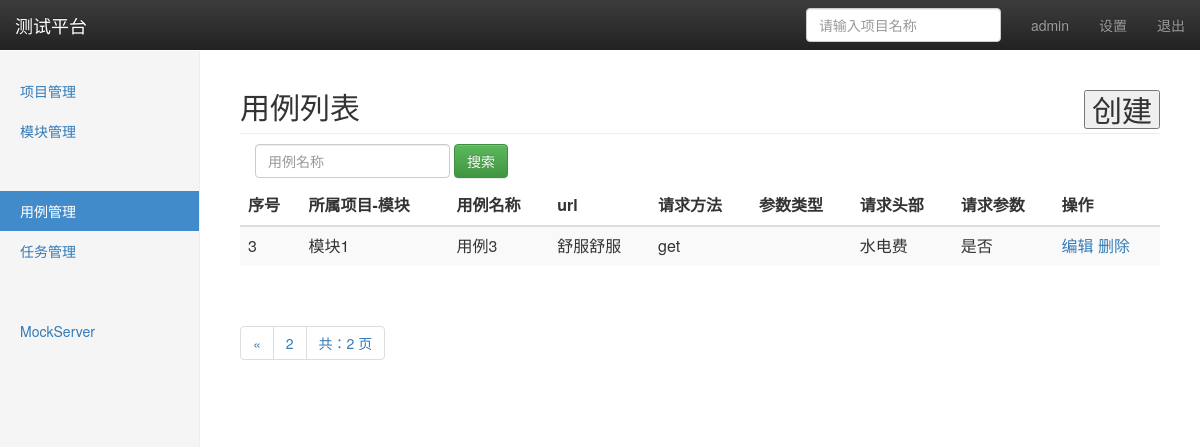
Page /cases/?page=2 (signed in) on the earlier database version.
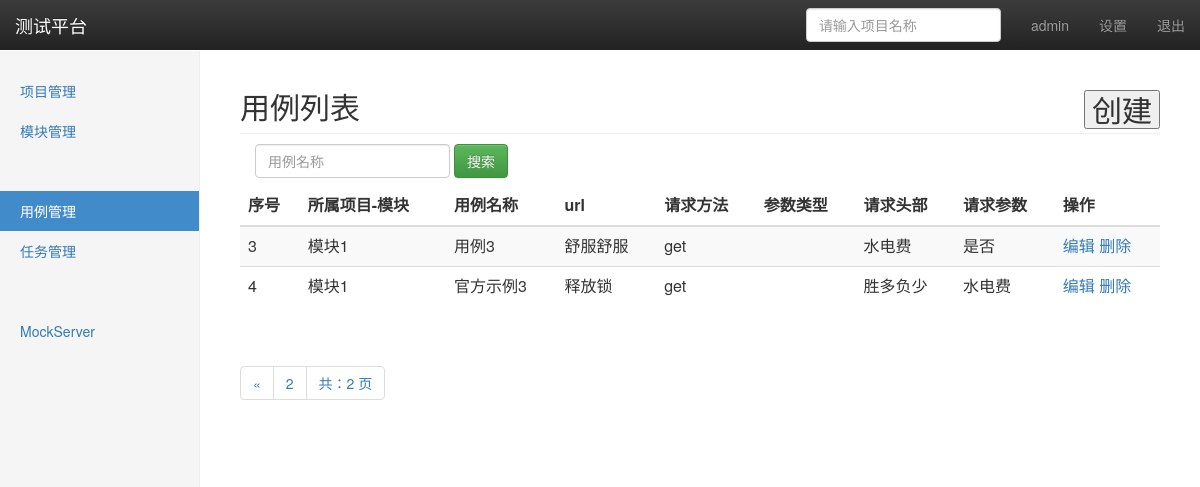
Same page on the later database version.
### api_app/models.py (models this page shows, shortened)
class TestCase(models.Model):
	module = models.ForeignKey(module, on_delete=models.CASCADE)
	name = models.CharField('用例名称', max_length=100, blank=False, default='')
	url = models.TextField('url地址', default='')
	method = models.CharField('请求方法', max_length=10, default='get')
	datatpye = models.CharField('参数形式', max_length=10, default='form')
	headers = models.TextField('请求header',default='')
	params = models.TextField('请求参数',default='')
	result = models.TextField('返回结果',default='')
	create_time = models.DateTimeField('创建时间', auto_now=True)

### project_app/models.py (models this page shows)
class module(models.Model):
	project = models.ForeignKey(project,on_delete=models.CASCADE)
	name = models.CharField('模块名称',max_length=50,default='')
	description = models.TextField('模块表述',default='')
	create_time = models.DateTimeField('创建时间',auto_now=True)
	def __str__(self):
		return self.name

### api_app/views/case_views.py (the view)
# urls.py: path('', case_views.manage),
@login_required
def manage(request):
	cases = TestCase.objects.all()
	paginator = Paginator(cases,2)
	page = request.GET.get('page',"1")
	try:
		contacts = paginator.page(page)
	except PageNotAnInteger:
		contacts = paginator.page(1)
	except EmptyPage:
		contacts = paginator.page(paginator.num_pages)
	if request.method == 'GET':
		try:
			page = int(page)
		except:
			page = 1
		start = (page-1) * 2
		return render(request,'case_manage.html',{'type':'list','cases':contacts,'start':start})
	else:
		return HttpResponse('404 NOT FOUND')

### templates/case_manage.html (shortened to what this page needs)
{% extends  'base.html' %}
{% block content %}
    <nav class="navbar navbar-inverse navbar-fixed-top">
      <div class="container-fluid">
        <div class="navbar-header">
          <a class="navbar-brand" href="#">测试平台</a>
        </div>
        <div id="navbar" class="navbar-collapse collapse">
          <ul class="nav navbar-nav navbar-right">
            <li><a href="#"> {{ user }}</a></li>
            <li><a href="#">设置</a></li>
            <li><a href="/logout/">退出</a></li>
          </ul>
          <form class="navbar-form navbar-right">
            <input type="text" class="form-control" placeholder="请输入项目名称">
          </form>
        </div>
      </div>
    </nav>
    <div class="container-fluid">
      <div class="row">
        <div class="col-sm-3 col-md-2 sidebar">
          <ul class="nav nav-sidebar">
            <li ><a href="/manage/project/">项目管理</a></li>
            <li><a href="/manage/module/">模块管理</a></li>
            <li><a href="#"></a></li>
          </ul>
          <ul class="nav nav-sidebar">
            <li class="active" ><a href="#">用例管理</a></li>
            <li><a href="/cases/task/">任务管理</a></li>
          </ul>
          <ul class="nav nav-sidebar">
            <li><a href=""></a></li>
            <li><a href="">MockServer</a></li>
          </ul>
        </div>
    {% if type == 'list' %}
    <div class="col-sm-2 col-sm-offset-2 col-md-10 col-md-offset-2 main">
        <h2 class="sub-header">用例列表
          <button  type='button' style='float:right' onclick="window.location.href='/cases/add/'">创建</button>
        </h2>
          <form class="navbar-form" method="get" action="/cases/search/">
              <div class="form-group">
                  <input name="case_name" type="text" placeholder="用例名称" class="form-control">
              </div>
              <button type="submit" class="btn btn-success">搜索</button>
          </form>
          <div class="table-responsive">
            <table id='prlist'  class="table table-striped">
              <thead>
                <tr>
                  <th>序号</th>
                  <th>所属项目-模块</th>
                  <th>用例名称</th>
                  <th>url</th>
                  <th>请求方法</th>
                  <th>参数类型</th>
                  <th>请求头部</th>
                  <th>请求参数</th>
                  <th>操作</th>
                </tr>
              </thead>
              <tbody>
                {% for case in cases %}
                <tr>
                  <td>{{ forloop.counter|add:start }}</td>
                  <td>{{ case.module }}</td>
                  <td>{{ case.name }}</td>
                  <td>{{ case.url }}</td>
                  <td>{{ case.method }}</td>
                  <td>{{ case.datatype}}</td>
                  <td>{{ case.headers}}</td>
                  <td>{{ case.params}}</td>
                  <td>
                    <a href="/cases/edit/{{ case.id }}/">编辑</a>
                    <a href="/cases/delete/{{ case.id }}/">删除</a>
                  </td>
                </tr>
                {% endfor %}
              </tbody>
            </table>
          </div>
      <div class="pagination">
      <span class="step-links">
          <ul class="pagination">
              {% if cases.has_previous %}
                  <li><a href="?case_name={{ case_name }}&page={{ cases.previous_page_number }}">&laquo;</a></li>
              {% endif %}
              <li><a href="#">{{ cases.number }}</a></li>
              <li><a href="#">共：{{ cases.paginator.num_pages }} 页</a></li>
          </ul>
      </span>
  </div>
  </div>
  </div>
</div>
    {% endif %}
{% endblock %}

### templates/base.html (shortened to what this page needs)
<html>
<head>
 	{% load static %}
  	<link rel="stylesheet" type="text/css" href="{% static 'css/bootstrap.min.css'%}">
  	<link rel="stylesheet" type="text/css" href="{% static 'css/bootstrap-theme.min.css'%}">
  	<link rel="stylesheet" type="text/css" href="{% static 'css/dashboard.css'%}">
</head>
<body>
	{% block content %}
	{% endblock %}
</body>
</html>

### static/css/dashboard.css (style rules this page uses)
body { padding-top: 50px; }
.sub-header { padding-bottom: 10px; border-bottom: 1px solid #eee; }
.navbar-fixed-top { border: 0; }
.sidebar { display: none; }
@media (min-width: 768px) { .sidebar { position: fixed; top: 51px; bottom: 0; left: 0; z-index: 1000; display: block; padding: 20px; overflow-x: hidden; overflow-y: auto; background-color: #f5f5f5; border-right: 1px solid #eee; } }
.nav-sidebar { margin-right: -21px; margin-bottom: 20px; margin-left: -20px; }
.nav-sidebar > li > a { padding-right: 20px; padding-left: 20px; }
.nav-sidebar > .active > a, .nav-sidebar > .active > a:hover, .nav-sidebar > .active > a:focus { color: #fff; background-color: #428bca; }
.main { padding: 20px; }
@media (min-width: 768px) { .main { padding-right: 40px; padding-left: 40px; } }

Differences in the rows shown:
added TestCase: module "模块1", name "官方示例3", url "释放锁", method "get", headers "胜多负少", params "水电费"
